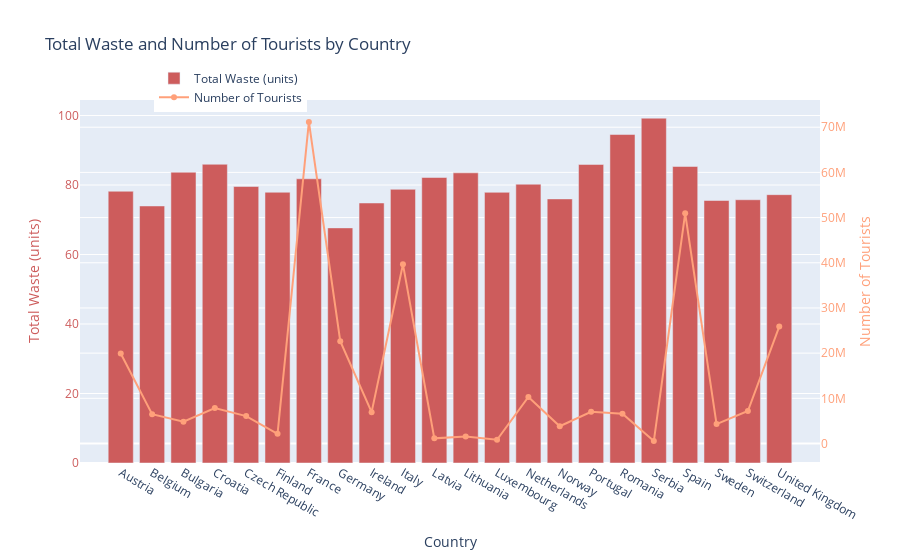

The notebook cell saved with this chart:
### Code cell
import plotly.graph_objects as go

data_filtered = data.dropna(subset=['COUNTRY'])

# Atık ürünlerini içeren sütunlar
waste_columns = ['FOOD', 'GLASS', 'METAL', 'PAPER', 'PLASTIC', 'LEATHER', 'GREEN_WASTE', 'OTHER']

# Her ülke için toplam atık miktar
data_filtered['TOTAL_WASTE'] = data_filtered[waste_columns].sum(axis=1)

# Ülkeler için toplam atık miktarlarının ortalamasını ve turist sayılarını hesaplama
country_stats = data_filtered.groupby('COUNTRY').agg({'TOTAL_WASTE': 'mean', 'TOURISTS': 'mean'}).reset_index()

fig = go.Figure()

fig.add_trace(go.Bar(
    x=country_stats['COUNTRY'],
    y=country_stats['TOTAL_WASTE'],
    name='Total Waste (units)',
    marker_color='indianred',
    yaxis='y1'
))

# Toplam turist sayısı için çizgi grafiği
fig.add_trace(go.Scatter(
    x=country_stats['COUNTRY'],
    y=country_stats['TOURISTS'],
    name='Number of Tourists',
    mode='lines+markers',
    line=dict(color='lightsalmon'),
    yaxis='y2'
))

fig.update_layout(
    title="Total Waste and Number of Tourists by Country",
    xaxis=dict(title="Country"),
    yaxis=dict(
        title="Total Waste (units)",
        titlefont=dict(color='indianred'),
        tickfont=dict(color='indianred')
    ),
    yaxis2=dict(
        title="Number of Tourists",
        titlefont=dict(color='lightsalmon'),
        tickfont=dict(color='lightsalmon'),
        overlaying='y',
        side='right'
    ),
    legend=dict(x=0.1, y=1.1),
    barmode='group'
)

fig.show()

### Figure 1 — Plotly figure (JSON) as saved in the notebook; plotly's stock layout.template omitted (floating-point values rounded to 4 significant figures)
{"data": [{"marker": {"color": "indianred"}, "name": "Total Waste (units)", "type": "bar", "x": ["Austria", "Belgium", "Bulgaria", "Croatia", "Czech Republic", "Finland", "France", "Germany", "Ireland", "Italy", "Latvia", "Lithuania", "Luxembourg", "Netherlands", "Norway", "Portugal", "Romania", "Serbia", "Spain", "Sweden", "Switzerland", "United Kingdom"], "y": [78.21, 73.97, 83.68, 85.97, 79.57, 77.92, 81.79, 67.67, 74.83, 78.77, 82.16, 83.51, 77.9, 80.24, 76.0, 85.92, 94.53, 99.25, 85.34, 75.55, 75.76, 77.23], "yaxis": "y"}, {"line": {"color": "lightsalmon"}, "mode": "lines+markers", "name": "Number of Tourists", "type": "scatter", "x": ["Austria", "Belgium", "Bulgaria", "Croatia", "Czech Republic", "Finland", "France", "Germany", "Ireland", "Italy", "Latvia", "Lithuania", "Luxembourg", "Netherlands", "Norway", "Portugal", "Romania", "Serbia", "Spain", "Sweden", "Switzerland", "United Kingdom"], "y": [19909000, 6496961, 4836884, 7841461, 6063076, 2147000, 71176346, 22635423, 6942807, 39653776, 1136923, 1538269, 827653, 10307692, 3812230, 7024884, 6568730, 530038, 50941692, 4303307, 7184000, 25867961], "yaxis": "y2"}], "layout": {"barmode": "group", "legend": {"x": 0.1, "y": 1.1}, "title": {"text": "Total Waste and Number of Tourists by Country"}, "xaxis": {"title": {"text": "Country"}}, "yaxis": {"tickfont": {"color": "indianred"}, "title": {"font": {"color": "indianred"}, "text": "Total Waste (units)"}}, "yaxis2": {"overlaying": "y", "side": "right", "tickfont": {"color": "lightsalmon"}, "title": {"font": {"color": "lightsalmon"}, "text": "Number of Tourists"}}}}
